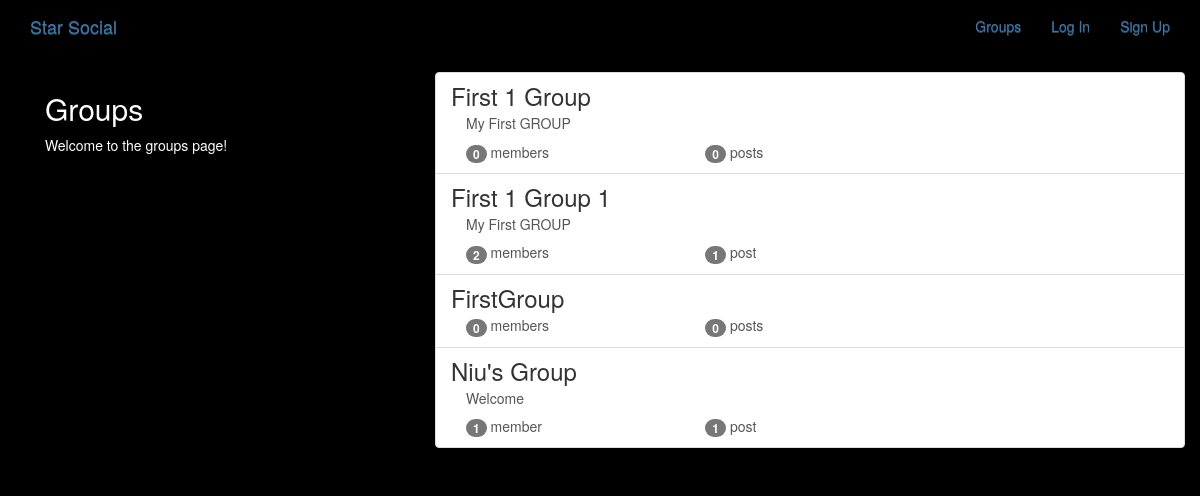
The app's page /groups/ with its own data.
### groups/models.py (models this page shows, shortened)
class Group(models.Model):
    name = models.CharField(max_length=256, unique=True)
    slug = models.SlugField(allow_unicode=True, unique=True)
    description = models.TextField(blank=True, default='')
    description_html = models.TextField(editable=False, default='', blank=True)
    members = models.ManyToManyField(User,through='GroupMember')
    class Meta:
        ordering = ['name']

### groups/views.py (the view)
# urls.py: path('', views.ListGroup.as_view(), name='all'),
class ListGroup(generic.ListView):
    model = Group

### groups/templates/groups/group_list.html (shortened to what this page needs)
{% extends "groups/group_base.html" %}
{% block pregroup %}
  <div class="col-md-4">
    <div class="content">
      <h2>Groups</h2>
      <p>Welcome to the groups page!</p>
    </div>
  </div>
{% endblock %}
{% block group_content %}
  <div class="col-md-8">
    <div class="list-group">
      {% for group in object_list  %}
        <a class="list-group-item" href="{% url 'groups:single' slug=group.slug %}">
          <h3 class="title list-group-item-heading">{{ group.name }}</h3>
          <div class="list-group-item-text container-fluid">
            {{ group.description_html|safe }}
            <div class="row">
              <div class="col-md-4">
                <span class="badge">{{group.members.count}}</span>
                member{{group.members.count|pluralize}}
              </div>
              <div class="col-md-4">
                <span class="badge">{{group.posts.count}}</span>
                post{{group.posts.count|pluralize}}
              </div>
            </div>
          </div>
        </a>
      {% endfor %}
    </div>
  </div>
{% endblock %}

### groups/templates/groups/group_base.html (shortened to what this page needs)
{% extends 'base.html' %}
{% block content %}
  <div class="container">
    <div class="row">
      {% block pregroup %}{% endblock %}
      {% block group_content %}{% endblock %}
    </div>
  </div>
{% endblock %}

### templates/base.html (shortened to what this page needs)
<!DOCTYPE html>
{% load static %}
<html lang="en" dir="ltr">
  <head>
    <link rel="stylesheet" href="https://stackpath.bootstrapcdn.com/bootstrap/3.4.1/css/bootstrap.min.css">
    <link rel="stylesheet" href="https://stackpath.bootstrapcdn.com/bootstrap/3.4.1/css/bootstrap-theme.min.css">
    <link rel="stylesheet" href="{% static 'simplesocial/css/master.css'%}">
  </head>
  <body>
    <nav class="navbar mynav" role='navigation' id="navbar">
      <div class="container">
        <a class="navbar-brand mynav" href="{% url 'home' %}">Star Social</a>
        <ul class="nav navbar-nav navbar-right">
          {% if user.is_authenticated %}
            <li>
              <a href="{% url 'posts:create' %}">Post</a>
            </li>
            <li>
              <a href="{% url 'groups:all' %}">Groups</a>
            </li>
            <li>
              <a href="{% url 'groups:create' %}">Create Group</a>
            </li>
            <li>
              <a href="{% url 'accounts:logout' %}">Log Out</a>
            </li>
          {% else %}
            <li>
              <a href="{% url 'groups:all' %}">Groups</a>
            </li>
            <li>
              <a href="{% url 'accounts:login' %}">Log In</a>
            </li>
            <li>
              <a href="{% url 'accounts:signup' %}">Sign Up</a>
            </li>
          {% endif %}
        </ul>
      </div>
    </nav>
  <div class="container mycontent">
    {% block content %}
    {% endblock %}
  </div>
  </body>
</html>

### static/simplesocial/css/master.css (style rules this page uses)
body { margin: 0; overflow: hidden; background-color: black; color:white; }

### records on screen
Group: name "First 1 Group", description_html "My First GROUP", members.count "0", posts.count "0"
Group: name "First 1 Group 1", description_html "My First GROUP", members.count "2", posts.count "1"
Group: name "FirstGroup", members.count "0", posts.count "0"
Group: name "Niu's Group", description_html "Welcome", members.count "1", posts.count "1"
